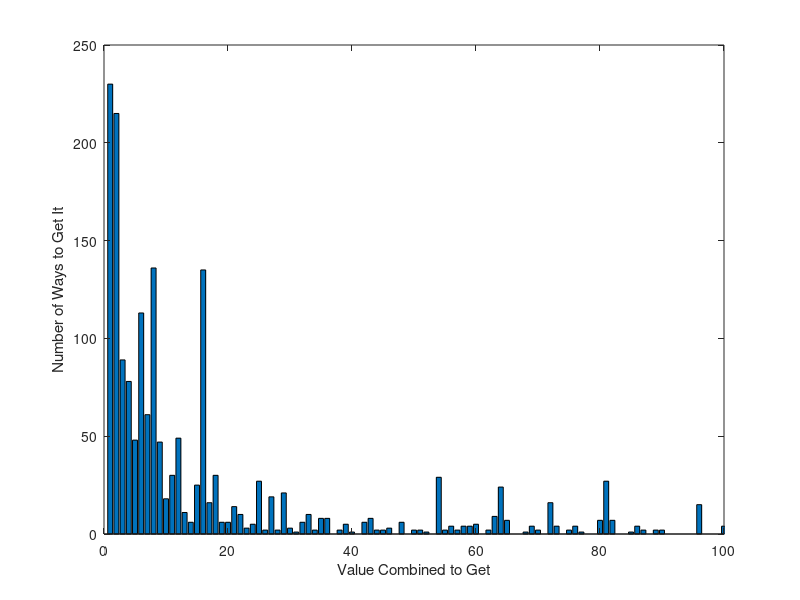

Write the MATLAB code that produced this figure.
%% Friday July 10
% Riddler Classic - Make 24
% Use the basic arithmetic operators (+, -, *, /, ^) to combine the numbers
% 2, 3, 3, and 4 to give 24. The code below computes ALL arithmetic
% combination of these numbers and produces two arrays. The first (r4) 
% contains the values of the operations and the second (r4L) contains
% strings with the operations which resulted in the values in the
% corresponding elements in r4. Care was taken not to double count
% operations since there are two 3s given.
%
% Additionally, a histogram is made featuring the number of unique ways
% each integer from 1 to 100 can be made using the four values and the
% operators.

%% Initialize Array
% Put doubles in the middle to avoid double counting on number of ways.
r1 = [2 3 3 4]; % Tracks numeric values
r1L={'2','3','3','4'};  % Tracks arithmetic process
num4=[1 2 3 4]; % Used to find which elements are NOT used in the arithemtic step

%% First Arithmetic Combination
r2=[]; % Will be filled with triplets after one arithmetic step
r2L=cell(0,3); % Will be filled with the aritmetic process which produces the values in r2

% I don't want to double count the processes with two of the same number.
% Since I am keeping the doubles in the middle, I won't iterate the first
% loop to the third value if the second and third have the same value.
if r1(2)==r1(3)
    W=2;
else
    W=3;
end

for i = 1:W
    for j = 3:4
        rest = num4(num4~=i & num4~=j); % Determines which indexes are NOT used in this step.
        
        % Using the ith and jth elements, perform ALL arithmetic possible
        % and make triples. The unused elements come first and second and
        % the combination comes third. Note that + and * are communative so
        % the order doesn't matter. -, /, and ^ are not communative so they
        % must be evaluated in BOTH orders.
        r2 = [r2; r1(rest(1)) r1(rest(2)) r1(i)+r1(j)];
        r2L= [r2L; {r1L{rest(1)} r1L{rest(2)} strcat('(',r1L{i},'+',r1L{j},')')}];
        
        r2 = [r2; r1(rest(1)) r1(rest(2)) r1(i)*r1(j)];
        r2L= [r2L; {r1L{rest(1)} r1L{rest(2)} strcat('(',r1L{i},'*',r1L{j},')')}];
        
        r2 = [r2; r1(rest(1)) r1(rest(2)) r1(i)-r1(j)];
        r2L= [r2L; {r1L{rest(1)} r1L{rest(2)} strcat('(',r1L{i},'-',r1L{j},')')}];
        
        r2 = [r2; r1(rest(1)) r1(rest(2)) r1(j)-r1(i)];
        r2L= [r2L; {r1L{rest(1)} r1L{rest(2)} strcat('(',r1L{j},'-',r1L{i},')')}];
        
        r2 = [r2; r1(rest(1)) r1(rest(2)) r1(i)/r1(j)];
        r2L= [r2L; {r1L{rest(1)} r1L{rest(2)} strcat('(',r1L{i},'/',r1L{j},')')}];
        
        r2 = [r2; r1(rest(1)) r1(rest(2)) r1(j)/r1(i)];
        r2L= [r2L; {r1L{rest(1)} r1L{rest(2)} strcat('(',r1L{j},'/',r1L{i},')')}];
        
        r2 = [r2; r1(rest(1)) r1(rest(2)) r1(i)^r1(j)];
        r2L= [r2L; {r1L{rest(1)} r1L{rest(2)} strcat('(',r1L{i},'^',r1L{j},')')}];
        
        r2 = [r2; r1(rest(1)) r1(rest(2)) r1(j)^r1(i)];
        r2L= [r2L; {r1L{rest(1)} r1L{rest(2)} strcat('(',r1L{j},'^',r1L{i},')')}];
        
    end
end


%% Second Arithmatic Step
% This is functionally identical to the first step but now with four
% elements instead of three. This seems like an ideal candidate for
% recursion....

num3=[1 2 3];
r3=[];
r3L=cell(0,2);
for k=1:length(r2)
    r2u=r2(k,:);
    r2Lu=r2L(k,:);
    if r2u(1)==r2u(2)
        M=1;
    else
        M=2;
    end
    for i = 1:M
        for j = i+1:3
            rest = num3(num3~=i & num3~=j);
            r3 = [r3; r2u(rest) r2u(i)+r2u(j)];
            r3L=[r3L; {r2Lu{rest} strcat('(',r2Lu{i},'+',r2Lu{j},')')}];
            r3 = [r3; r2u(rest) r2u(i)*r2u(j)];
            r3L=[r3L; {r2Lu{rest} strcat('(',r2Lu{i},'*',r2Lu{j},')')}];
            r3 = [r3; r2u(rest) r2u(i)-r2u(j)];
            r3L=[r3L; {r2Lu{rest} strcat('(',r2Lu{i},'-',r2Lu{j},')')}];
            r3 = [r3; r2u(rest) r2u(j)-r2u(i)];            
            r3L=[r3L; {r2Lu{rest} strcat('(',r2Lu{j},'-',r2Lu{i},')')}];
            r3 = [r3; r2u(rest) r2u(i)/r2u(j)];
            r3L=[r3L; {r2Lu{rest} strcat('(',r2Lu{i},'/',r2Lu{j},')')}];
            r3 = [r3; r2u(rest) r2u(j)/r2u(i)];
            r3L=[r3L; {r2Lu{rest} strcat('(',r2Lu{j},'/',r2Lu{i},')')}];
            r3 = [r3; r2u(rest) r2u(i)^r2u(j)];
            r3L=[r3L; {r2Lu{rest} strcat('(',r2Lu{i},'^',r2Lu{j},')')}];
            r3 = [r3; r2u(rest) r2u(j)^r2u(i)];
            r3L=[r3L; {r2Lu{rest} strcat('(',r2Lu{j},'^',r2Lu{i},')')}];
        end
    end
end

%% Third Arithmatic Step
% Same as before. Now only two values to combine so fewer loops are needed.


r4=[];
r4L={};
for k=1:length(r3)
    r3u=r3(k,:);
    r3Lu=r3L(k,:);
    r4 = [r4; r3u(1)+r3u(2)];
    r4L = [r4L; {strcat(r3Lu(1),'+',r3Lu(2))}];
    r4 = [r4; r3u(1)*r3u(2)];
    r4L = [r4L; {strcat(r3Lu(1),'*',r3Lu(2))}];
    r4 = [r4; r3u(1)-r3u(2)];
    r4L = [r4L; {strcat(r3Lu(1),'-',r3Lu(2))}];
    r4 = [r4; r3u(2)-r3u(1)];
    r4L = [r4L; {strcat(r3Lu(2),'-',r3Lu(1))}];
    r4 = [r4; r3u(1)/r3u(2)];
    r4L = [r4L; {strcat(r3Lu(1),'/',r3Lu(2))}];
    r4 = [r4; r3u(2)/r3u(1)];
    r4L = [r4L; {strcat(r3Lu(2),'/',r3Lu(1))}];
    r4 = [r4; r3u(1)^r3u(2)];
    r4L = [r4L; {strcat(r3Lu(1),'^',r3Lu(2))}];
    r4 = [r4; r3u(2)^r3u(1)];
    r4L = [r4L; {strcat(r3Lu(2),'^',r3Lu(1))}];
end

%% Determine number of ways to make integers
ways=[];
for ValToMake=1:100
    ways(ValToMake)=size(r4(real(r4)==ValToMake),1);
end
bar(ways)
xlabel('Value Combined to Get')
ylabel('Number of Ways to Get It')
xlim([0 100])

